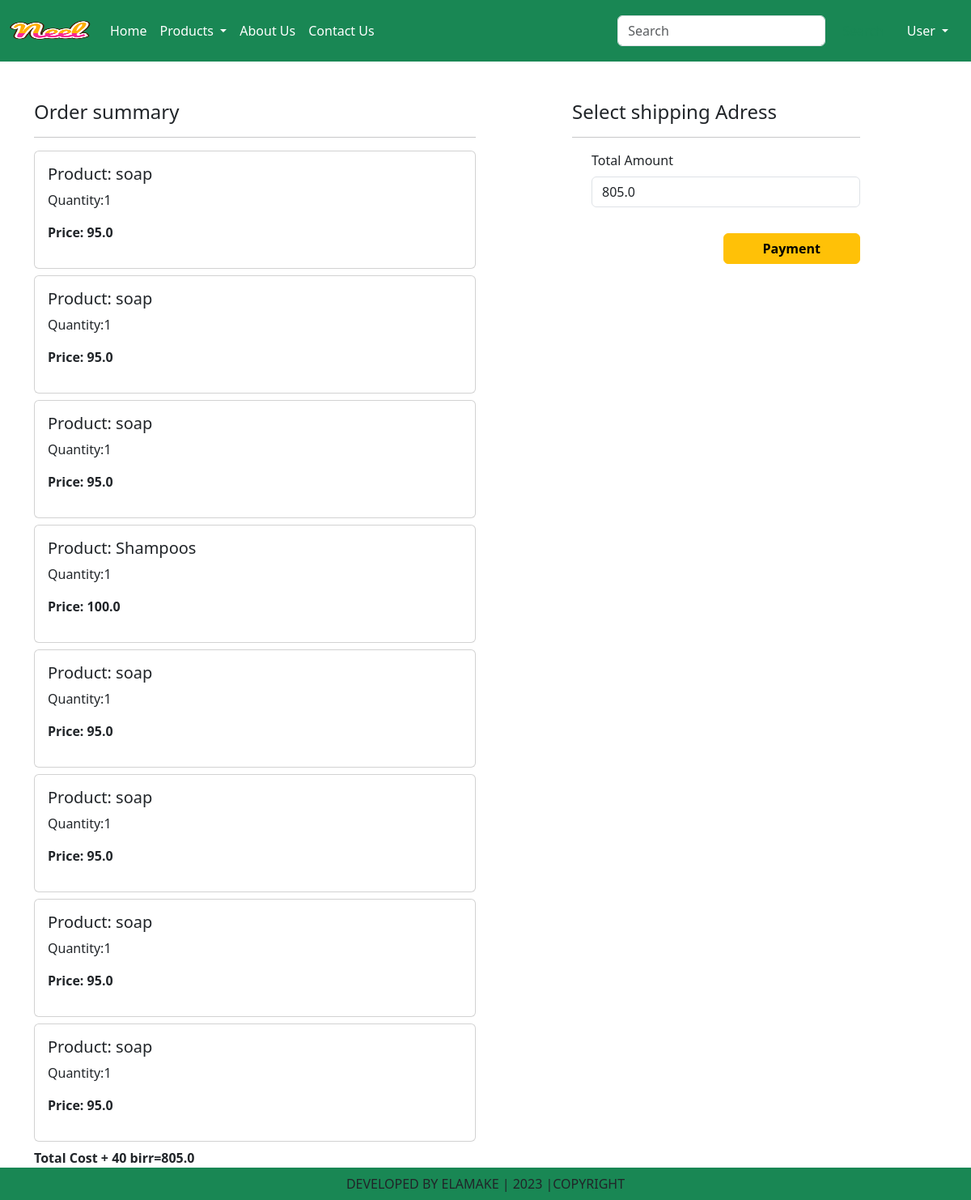
Before: /checkout/ (signed in) with the older database file.
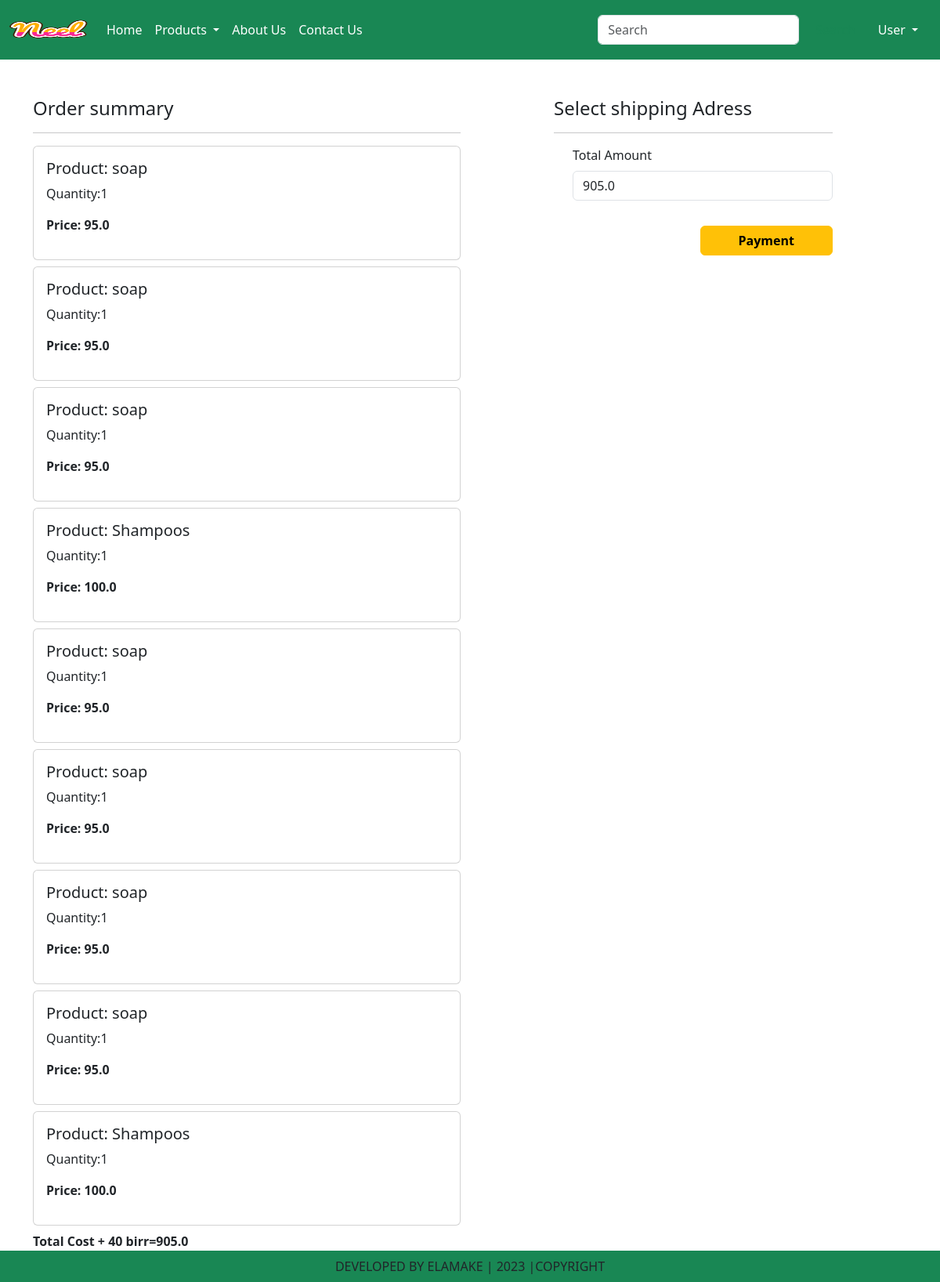
After: the same page with the newer database file.
### ec/models.py (models this page shows, shortened)
class Cart(models.Model):
    user=models.ForeignKey(User,on_delete=models.CASCADE)
    product=models.ForeignKey(Product,on_delete=models.CASCADE)
    quantity= models.PositiveIntegerField(default=1)

class Product(models.Model):
    title = models.CharField(max_length=100)
    selling_price= models. FloatField()
    discounted_price=models.FloatField()
    description = models.TextField(default='')
    composition= models.TextField(default='')
    proadapp= models.TextField(default='')
    catagory = models.CharField(choices=CATEGORY_CHOICES, max_length=2)
    product_image = models.ImageField(upload_to='product')

### ec/views.py (the view)
# urls.py: path('checkout/',views.checkout.as_view(), name='checkout'),
class checkout(View):
    def get(self,request):
        user = request.user
        add = Customer.objects.filter(user=user)
        cart_items=Cart.objects.filter(user=user)
        famount=0
        for p in cart_items:
            value=p.quantity*p.product.discounted_price
            famount = famount + value
        totalamount = famount + 40
        return render(request,'checkout.html',locals())

### ec/templates/checkout.html (shortened to what this page needs)
{%extends 'base.html'%}
{% load static %}
{% block main-content%}
<div class="container">
  <div class=" row mt-5">
    <div class=" col-sm-6">
      <h4>Order summary</h4>
      <hr>
      {% for item in cart_items%}
        <div class="card mb-2">
          <div class="card-body">
            <h5>Product: {{item.product.title}}</h5>
            <p>Quantity:{{item.quantity}}</p>
            <p class="fw-bold">Price: {{item.product.discounted_price}}</p>
          </div>
        </div>
      {% endfor %}
      <p class="fw-bold">Total Cost + 40 birr={{totalamount}}</p>
      <small>Term and condition ......</small>
    </div>
    <div class="col-sm-4 offset-sm-1">
      <h4>Select shipping Adress</h4>
      <hr>
      <form method="post" id = "myform">
            <div class="form-check mb-3">
              <label for="totaamount" class="form-label">Total Amount</label>
              <input type="number" class="form-control" name="totaamount" value={{totalamount}} readonly>
            </div>
            <div class="text-end">
              <button id="chp-button1" type="submit" class="btn btn-warning mt-3 px-5 fw-bold">Payment</button>
            </div>
        </div>
    </div>
  </div>
{% endblock main-content%}

Changed rows visible on the page:
added Cart: product "Shampoos", quantity "1", product.discounted_price "100.0"
Other visible differences:
{{ totalamount }}: "805.0" → "905.0"
form field totaamount: "805.0" → "905.0"
